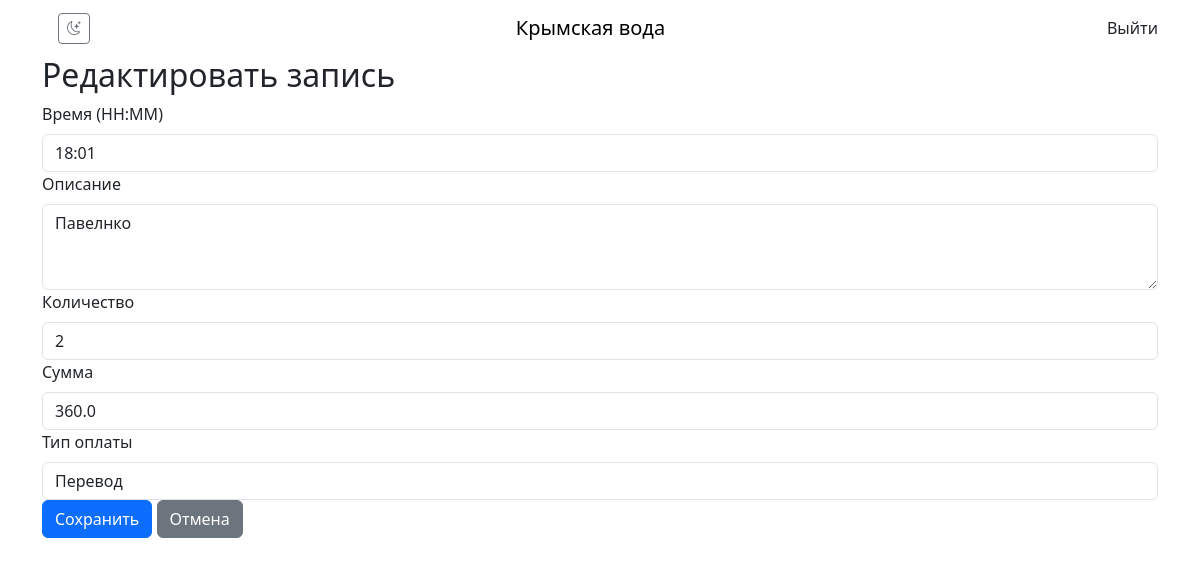
The page /edit/13 (signed in) on the database its author committed.
### app/models.py (models this page shows)
class DeliveryRecord(db.Model):
    id = db.Column(db.Integer, primary_key=True)
    date = db.Column(db.Date, index=True, default=datetime.utcnow)
    time = db.Column(db.String(5), nullable=False)  # HH:MM format
    description = db.Column(db.String(200), nullable=False)
    quantity = db.Column(db.Integer, nullable=False)
    amount = db.Column(db.Float, nullable=False)
    payment_type = db.Column(db.String(20), nullable=False)  # нал/перевод
    user_id = db.Column(db.Integer, db.ForeignKey('user.id'), nullable=False)

### app/delivery/routes.py (the view, shortened to what this page needs)
@bp.route('/edit/<int:id>', methods=['GET', 'POST'])
@login_required
def edit_record(id):
    record = DeliveryRecord.query.get_or_404(id)
    if record.user_id != current_user.id:
        abort(403)
    form = DeliveryRecordForm(obj=record)
    return render_template('delivery/edit.html', form=form, record=record)

### app/delivery/forms.py
class DeliveryRecordForm(FlaskForm):
    time = StringField('Время (HH:MM)', validators=[DataRequired()])
    description = TextAreaField('Описание', validators=[DataRequired()])
    quantity = IntegerField('Количество', validators=[DataRequired(), NumberRange(min=1)])
    amount = FloatField('Сумма', validators=[DataRequired(), NumberRange(min=0)])
    payment_type = SelectField('Тип оплаты',
                             choices=[('', 'Не выбран'), ('нал', 'Наличные'), ('перевод', 'Перевод')],
                             validators=[DataRequired()])
    submit = SubmitField('Сохранить')

### app/models.py (called while the page is built)
@login_manager.user_loader
def load_user(user_id):
    return User.query.get(int(user_id))

### app/templates/delivery/edit.html (shortened to what this page needs)
{% extends "base.html" %} {% block title %}Редактировать запись{% endblock %} {%
block content %}
<div class="delivery-form-container">
    <h2>Редактировать запись</h2>
    <form
        method="POST"
        action="{{ url_for('delivery.edit_record', id=record.id, date=selected_date) }}"
    >
        <div class="form-group">
            {{ form.time.label(class="form-label") }} {{
            form.time(class="form-control") }}
        </div>
        <div class="form-group">
            {{ form.description.label(class="form-label") }} {{
            form.description(class="form-control", rows=3) }}
        </div>
        <div class="form-group">
            {{ form.quantity.label(class="form-label") }} {{
            form.quantity(class="form-control") }}
        </div>
        <div class="form-group">
            {{ form.amount.label(class="form-label") }} {{
            form.amount(class="form-control") }}
        </div>
        <div class="form-group">
            {{ form.payment_type.label(class="form-label") }} {{
            form.payment_type(class="form-control") }}
        </div>
        <div class="form-actions">
            <button type="submit" class="btn btn-primary">Сохранить</button>
            <a
                href="{{ url_for('delivery.list_records') }}"
                class="btn btn-secondary"
                >Отмена</a
            >
        </div>
    </form>
</div>
{% endblock %}

### app/static/css/styles.css (style rules this page uses)
:root { --primary-color: #4e73df; --danger-color: #e74a3b; }
.btn-primary { background-color: var(--primary-color); }

### rows shown on the page
DeliveryRecord: time "18:01", description "Павелнко", quantity "2", amount "360.0", payment_type "Перевод"
